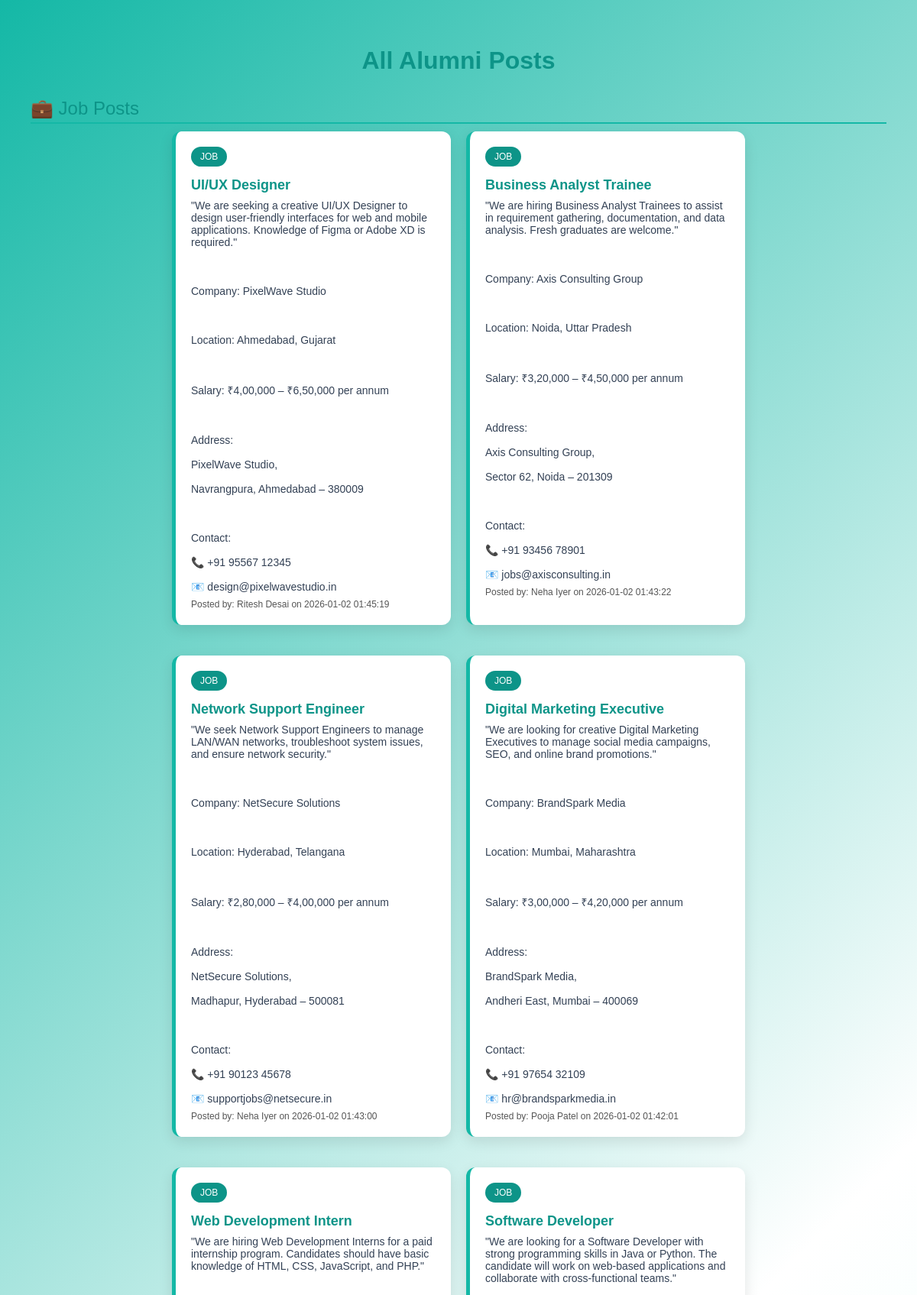
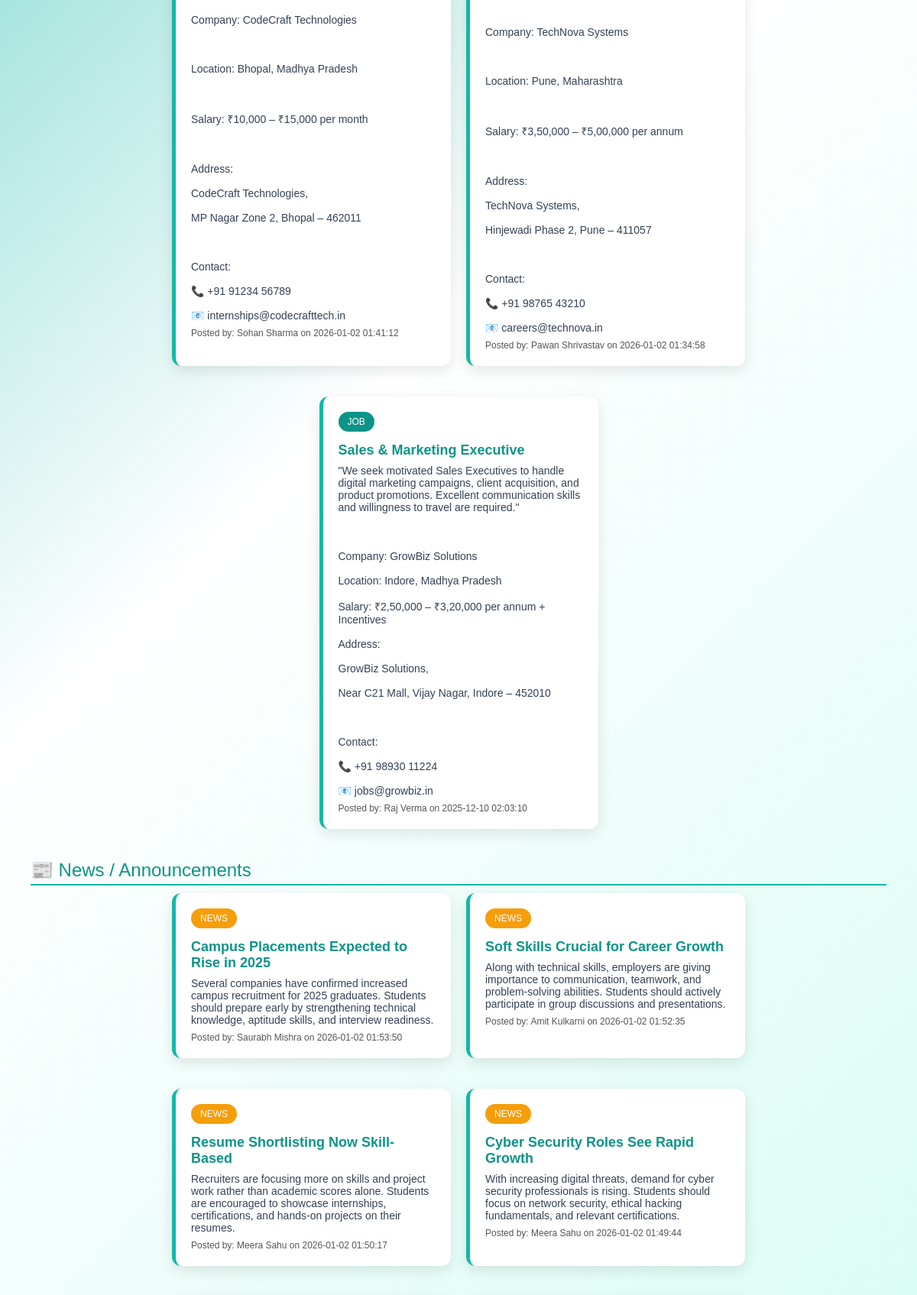
The app's page /view_posts.php (signed in, upper part) with its own data (2 pictures, top to bottom).
### tables this page shows
CREATE TABLE `posts` (
  `id` int(11) NOT NULL,
  `post_type` enum('job','news') NOT NULL,
  `title` varchar(255) NOT NULL,
  `description` text NOT NULL,
  `posted_by` int(11) NOT NULL,
  `posted_at` datetime DEFAULT current_timestamp()
);

CREATE TABLE `users` (
  `id` int(11) NOT NULL,
  `name` varchar(150) NOT NULL,
  `email` varchar(150) NOT NULL,
  `user_password` varchar(255) NOT NULL,
  `role` enum('admin','student','alumni') NOT NULL,
  `created_at` datetime DEFAULT current_timestamp(),
  `updated_at` datetime DEFAULT current_timestamp() ON UPDATE current_timestamp()
);

### view_posts.php (the view, shortened to what this page needs)
<?php
require_once 'includes/db.php';
$stmt = $conn->prepare("
    SELECT p.*, u.name AS posted_by_name
    FROM posts p
    JOIN users u ON p.posted_by = u.id
    ORDER BY p.posted_at DESC
");
$stmt->execute();
$posts = $stmt->get_result();
?>
<!DOCTYPE html>
<html lang="en">
<head>
</head>
<body>
<h1>All Alumni Posts</h1>
<?php
$jobs = [];
$news = [];
while($p = $posts->fetch_assoc()) {
    if($p['post_type'] === 'job') $jobs[] = $p;
    else $news[] = $p;
}
if(count($jobs) > 0){
    echo "<div class='section-title'>💼 Job Posts</div><div class='posts-container'>";
    foreach($jobs as $j){
        echo "<div class='post-card'>
            <span class='type-badge badge-job'>JOB</span>
            <div class='post-title'>".htmlspecialchars($j['title'])."</div>
            <div class='post-desc'>".nl2br(htmlspecialchars($j['description']))."</div>
            <div class='post-footer'>Posted by: ".htmlspecialchars($j['posted_by_name'])." on ".$j['posted_at']."</div>
        </div>";
    }
    echo "</div>";
}
if(count($news) > 0){
    echo "<div class='section-title'>📰 News / Announcements</div><div class='posts-container'>";
    foreach($news as $n){
        echo "<div class='post-card'>
            <span class='type-badge badge-news'>NEWS</span>
            <div class='post-title'>".htmlspecialchars($n['title'])."</div>
            <div class='post-desc'>".nl2br(htmlspecialchars($n['description']))."</div>
            <div class='post-footer'>Posted by: ".htmlspecialchars($n['posted_by_name'])." on ".$n['posted_at']."</div>
        </div>";
    }
    echo "</div>";
}
?>
</body>
</html>

### view_posts.php (style rules this page uses)
body { margin:0; font-family:'Poppins', sans-serif; background: linear-gradient(135deg, #14b8a6, #ffffff, #ccfbf1); padding: 40px; }
h1 { text-align:center; color:#0d9488; margin-bottom:30px; }
.posts-container { display:flex; gap:20px; flex-wrap:wrap; justify-content:center; }
.post-card { background:white; border-radius:12px; padding:20px; border-left:5px solid #14b8a6; margin-bottom:20px; width:320px; box-shadow:0 6px 18px rgba(0,0,0,0.1); transition:0.2s; }
.type-badge { display:inline-block; padding:6px 12px; border-radius:20px; color:white; font-size:12px; margin-bottom:8px; }
.badge-job { background:#0d9488; }
.badge-news { background:#f59e0b; }
.post-title { font-size:18px; font-weight:600; color:#0d9488; margin:6px 0; }
.post-desc { font-size:14px; color:#334155; margin:8px 0; white-space:pre-wrap; }
.post-footer { font-size:12px; color:#555; }
.section-title { width:100%; font-size:24px; color:#0d9488; margin:20px 0 10px; border-bottom:2px solid #14b8a6; padding-bottom:4px; }

### records on screen
posts: title "UI/UX Designer", description "\"We are seeking a creative UI/UX Designer to design user-friendly interfaces for web and mobile applications. Knowledge of Figma or Adobe XD is required.\" Company: PixelWave Studio Location: Ahmedabad, Gujarat Salary: ₹4,00,000 – ₹6,50,000 per annum Address: PixelWave Studio, Navrangpura, Ahmedabad – 380009 Contact: 📞 +91 95567 12345 📧 design@pixelwavestudio.in", posted_by.name "Ritesh Desai", posted_at "2026-01-02 01:45:19"
posts: title "Business Analyst Trainee", description "\"We are hiring Business Analyst Trainees to assist in requirement gathering, documentation, and data analysis. Fresh graduates are welcome.\" Company: Axis Consulting Group Location: Noida, Uttar Pradesh Salary: ₹3,20,000 – ₹4,50,000 per annum Address: Axis Consulting Group, Sector 62, Noida – 201309 Contact: 📞 +91 93456 78901 📧 jobs@axisconsulting.in", posted_by.name "Neha Iyer", posted_at "2026-01-02 01:43:22"
posts: title "Network Support Engineer", description "\"We seek Network Support Engineers to manage LAN/WAN networks, troubleshoot system issues, and ensure network security.\" Company: NetSecure Solutions Location: Hyderabad, Telangana Salary: ₹2,80,000 – ₹4,00,000 per annum Address: NetSecure Solutions, Madhapur, Hyderabad – 500081 Contact: 📞 +91 90123 45678 📧 supportjobs@netsecure.in", posted_by.name "Neha Iyer", posted_at "2026-01-02 01:43:00"
posts: title "Digital Marketing Executive", description "\"We are looking for creative Digital Marketing Executives to manage social media campaigns, SEO, and online brand promotions.\" Company: BrandSpark Media Location: Mumbai, Maharashtra Salary: ₹3,00,000 – ₹4,20,000 per annum Address: BrandSpark Media, Andheri East, Mumbai – 400069 Contact: 📞 +91 97654 32109 📧 hr@brandsparkmedia.in", posted_by.name "Pooja Patel", posted_at "2026-01-02 01:42:01"
posts: title "Web Development Intern", description "\"We are hiring Web Development Interns for a paid internship program. Candidates should have basic knowledge of HTML, CSS, JavaScript, and PHP.\" Company: CodeCraft Technologies Location: Bhopal, Madhya Pradesh Salary: ₹10,000 – ₹15,000 per month Address: CodeCraft Technologies, MP Nagar Zone 2, Bhopal – 462011 Contact: 📞 +91 91234 56789 📧 internships@codecrafttech.in", posted_by.name "Sohan Sharma", posted_at "2026-01-02 01:41:12"
posts: title "Software Developer", description "\"We are looking for a Software Developer with strong programming skills in Java or Python. The candidate will work on web-based applications and collaborate with cross-functional teams.\" Company: TechNova Systems Location: Pune, Maharashtra Salary: ₹3,50,000 – ₹5,00,000 per annum Address: TechNova Systems, Hinjewadi Phase 2, Pune – 411057 Contact: 📞 +91 98765 43210 📧 careers@technova.in", posted_by.name "Pawan Shrivastav", posted_at "2026-01-02 01:34:58"
posts: title "Sales & Marketing Executive", description "\"We seek motivated Sales Executives to handle digital marketing campaigns, client acquisition, and product promotions. Excellent communication skills and willingness to travel are required.\" Company: GrowBiz Solutions Location: Indore, Madhya Pradesh Salary: ₹2,50,000 – ₹3,20,000 per annum + Incentives Address: GrowBiz Solutions, Near C21 Mall, Vijay Nagar, Indore – 452010 Contact: 📞 +91 98930 11224 📧 jobs@growbiz.in", posted_by.name "Raj Verma", posted_at "2025-12-10 02:03:10"
posts: title "Campus Placements Expected to Rise in 2025", description "Several companies have confirmed increased campus recruitment for 2025 graduates. Students should prepare early by strengthening technical knowledge, aptitude skills, and interview readiness.", posted_by.name "Saurabh Mishra", posted_at "2026-01-02 01:53:50"
posts: title "Soft Skills Crucial for Career Growth", description "Along with technical skills, employers are giving importance to communication, teamwork, and problem-solving abilities. Students should actively participate in group discussions and presentations.", posted_by.name "Amit Kulkarni", posted_at "2026-01-02 01:52:35"
posts: title "Resume Shortlisting Now Skill-Based", description "Recruiters are focusing more on skills and project work rather than academic scores alone. Students are encouraged to showcase internships, certifications, and hands-on projects on their resumes.", posted_by.name "Meera Sahu", posted_at "2026-01-02 01:50:17"
posts: title "Cyber Security Roles See Rapid Growth", description "With increasing digital threats, demand for cyber security professionals is rising. Students should focus on network security, ethical hacking fundamentals, and relevant certifications.", posted_by.name "Meera Sahu", posted_at "2026-01-02 01:49:44"
